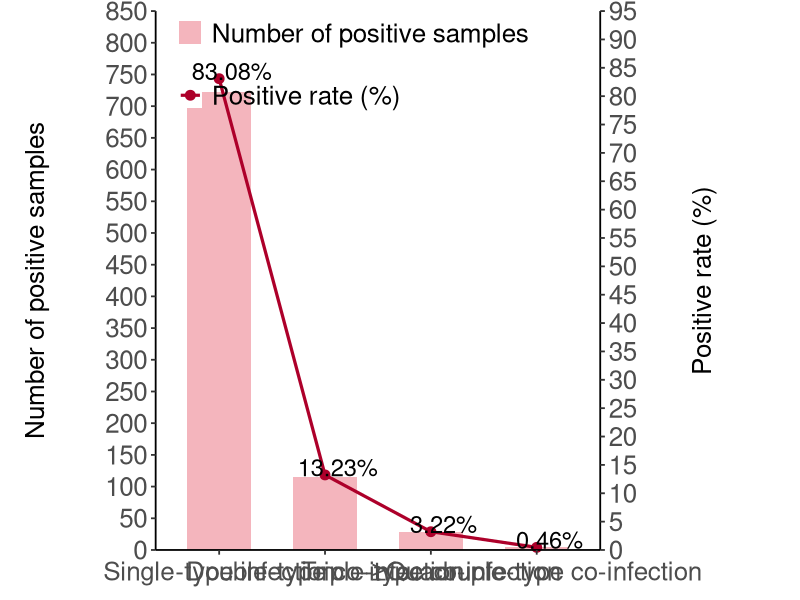
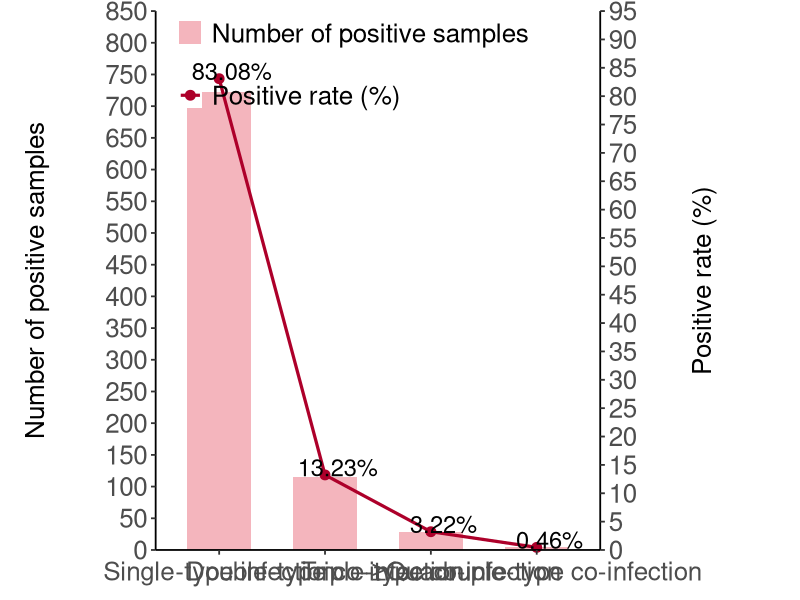

Write R code to recreate these figures, in order.

library(ggplot2)
library(grid)


df <- data.frame(
  Infection_pattern = factor(
    c("Single-type infection",
      "Double-type co-infection",
      "Triple-type co-infection",
      "≥Quadruple-type co-infection"),
    levels = c("Single-type infection",
               "Double-type co-infection",
               "Triple-type co-infection",
               "≥Quadruple-type co-infection")
  ),
  Positive_samples = c(722, 115, 28, 4),
  Positive_rate    = c(83.08, 13.23, 3.22, 0.46)
)

step_left  <- 50
step_right <- 5

left_raw   <- ceiling(max(df$Positive_samples) / step_left)  * step_left
right_raw  <- ceiling(max(df$Positive_rate)    / step_right) * step_right

left_limit  <- left_raw  + 2 * step_left
right_limit <- right_raw + 2 * step_right

scale_factor <- left_limit / right_limit

SCALE <- 0.75   

pdf_file <- "Figure_dual_axis_WIDE.pdf"
pdf_w    <- 14 * SCALE
pdf_h    <- 6  * SCALE


BASE_SIZE       <- 18  * SCALE
AXIS_TEXT_SIZE  <- 25  * SCALE
AXIS_TITLE_SIZE <- 25  * SCALE
LEGEND_TEXT_SZ  <- 25  * SCALE

PCT_LABEL_SIZE  <- 8 * SCALE
PCT_NUDGE_X     <- 0.12
PCT_NUDGE_Y     <- 12

YL_VJUST  <- 1.0
YR_VJUST  <- 1.0
YL_MARGIN <- 40     
YR_MARGIN <- 40     


BAR_COL   <- "#F4B5BD"
LINE_COL  <- "#AD002A"
PCT_COL   <- "black"   


p <- ggplot(df, aes(x = Infection_pattern)) +
  geom_col(aes(y = Positive_samples, fill = "Number of positive samples"),
           width = 0.6) +
  geom_line(aes(y = Positive_rate * scale_factor, color = "Positive rate (%)"),
            group = 1, linewidth = 1.1) +
  geom_point(aes(y = Positive_rate * scale_factor, color = "Positive rate (%)"),
             size = 3.0) +
  geom_text(
    aes(y = Positive_rate * scale_factor,
        label = sprintf("%.2f%%", Positive_rate)),
    color = PCT_COL,
    nudge_x = PCT_NUDGE_X,
    nudge_y = PCT_NUDGE_Y,
    size  = PCT_LABEL_SIZE,
    show.legend = FALSE
  ) +
  scale_y_continuous(
    name   = "Number of positive samples",
    limits = c(0, left_limit),
    breaks = seq(0, left_limit, by = step_left),
    expand = c(0, 0),
    sec.axis = sec_axis(
      ~ . / scale_factor,
      name   = "Positive rate (%)",
      breaks = seq(0, right_limit, by = step_right)
    )
  ) +
  scale_fill_manual(
    name   = NULL,
    values = c("Number of positive samples" = BAR_COL)
  ) +
  scale_color_manual(
    name   = NULL,
    values = c("Positive rate (%)" = LINE_COL)
  ) +
  labs(x = NULL) +
  coord_cartesian(clip = "off") +
  theme_classic(base_size = BASE_SIZE) +
  theme(
    axis.text.x       = element_text(size = AXIS_TEXT_SIZE, angle = 0, vjust = 0.5),
    axis.text.y       = element_text(size = AXIS_TEXT_SIZE),
    axis.text.y.right = element_text(size = AXIS_TEXT_SIZE),
    
    
    axis.title.y = element_text(
      size = AXIS_TITLE_SIZE,
      vjust = YL_VJUST,
      margin = margin(r = YL_MARGIN)
    ),
    axis.title.y.right = element_text(
      size = AXIS_TITLE_SIZE,
      angle = 90,
      vjust = YR_VJUST,
      margin = margin(l = YR_MARGIN)
    ),
    
    legend.position      = c(0.03, 1),
    legend.justification = c("left", "top"),
    legend.background    = element_rect(fill = "transparent", color = NA),
    legend.text          = element_text(size = LEGEND_TEXT_SZ),
    
    plot.margin          = margin(t = 8, r = 60, b = 12, l = 18)
  )


print(p)


ggsave(pdf_file, plot = p, device = cairo_pdf,
       width = pdf_w, height = pdf_h, units = "in")
